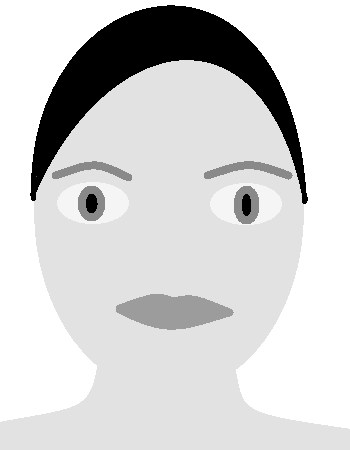
#> input picture lab1/CGFaceGrayscale.bmp, 350 x 450 px, found by its file name
$ python binmask.py
#> lines starting #> are read from the running program, lines starting #| are printed output that depends on the picture; after the words box and inside, x2 and y2 are one past the last pixel; in counts of white or black regions, pixels touching at a corner belong together
import cv2
import numpy as np
import matplotlib.pyplot as plt
img = cv2.imread('D:\Lab\Telecommunication Lab\lab1\CGFaceGrayscale.bmp',0)
#> img is the input picture: shape (450, 350); min 0, max 255, mean 211.1
ret,thresh_bin = cv2.threshold(img,245,255,cv2.THRESH_BINARY)
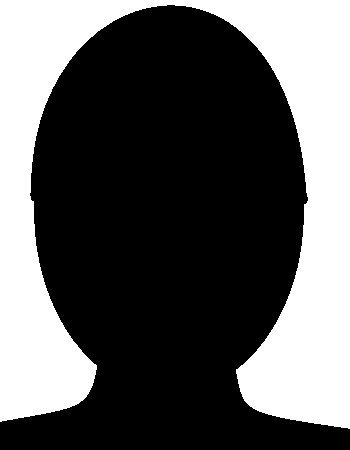
#> thresh_bin: shape (450, 350); 35.9% white; 1 white region, box (x1, y1, x2, y2) and area: (0, 0, 350, 429) 56542
plt.imshow(thresh_bin,cmap='gray')
plt.show()
